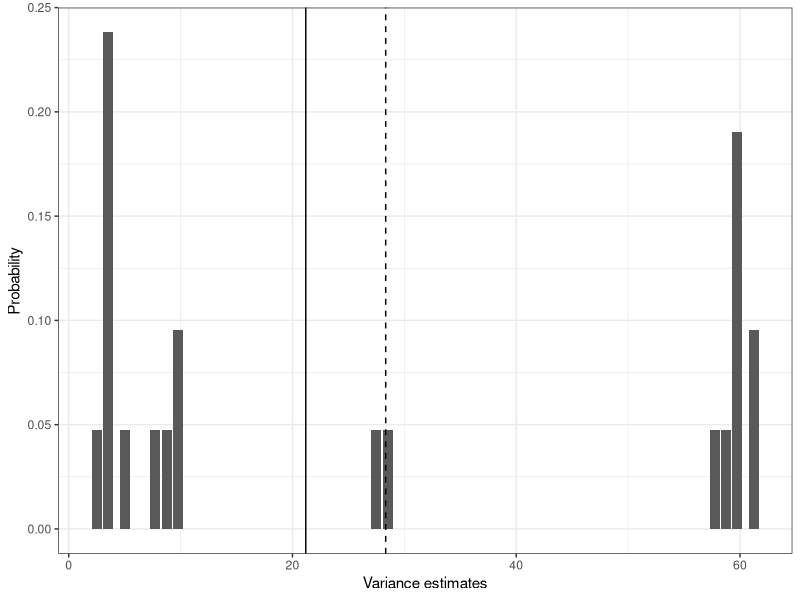

The R script that drew this image:
##' ---
##' output: github_document
##' ---
##' # Setup -------------------------------------------------------------------

##' <!-- Run this file using `rmarkdown::render()` (or `knitr::spin()`) -->
##+ eval=TRUE, echo=FALSE
if (!exists("saveplots_")) saveplots_ <- FALSE

##' <!-- If running interactively in RStudio, may set this eval to TRUE -> 
##+ eval=FALSE
## setwd(dirname(rstudioapi::getActiveDocumentContext()$path))
rm(list = ls())

##' Complete random assignment
n <- 7
n_1_cra <- 2

y_C <- c(10, 15, 20, 20, 10, 15, 15)
y_T <- c(15, 15, 30, 15, 20, 15, 30)
tau <- y_T - y_C
ATE <- mean(tau)

round(x = mean((y_C - mean(y_C)) * (y_T - mean(y_T))), digits = 2)

round(x = mean((y_C - mean(y_C))^2), digits = 2)

round(x = mean((y_T - mean(y_T))^2), digits = 2)

## Don't worry about understanding this line of code
## Just note that it generates all 21 possible assignments
Omega_cra <- apply(X = combn(x = n,
                             m = n_1_cra,
                             simplify = TRUE),
                   MARGIN = 2,
                   FUN = function(x) as.integer(1:n %in% x))

## Assumes uniform random assignment
probs_cra <- rep(x = 1/ncol(Omega_cra), times = ncol(Omega_cra))

## generate observed outcome for each of 21 possible assignments
obs_outs_cra <- sapply(X = 1:ncol(Omega_cra),
                       FUN = function(x) Omega_cra[,x] * y_T + (1 - Omega_cra[,x]) * y_C )

## calculate estimate for each of 21 possible realizations of data
ests_cra <- sapply(X = 1:ncol(Omega_cra),
               FUN = function(x) { mean(obs_outs_cra[,x][which(Omega_cra[,x] == 1)]) - mean(obs_outs_cra[,x][which(Omega_cra[,x] == 0)]) })

obs_outs_cra[,1]
Omega_cra[,1]


## unbiased
ests_cra_EV <- sum(ests_cra * probs_cra)

ests_cra_Var <- mean((ests_cra - ests_cra_EV)^2)

round(x = ests_cra_Var, digits = 2)

## analytic expression for variance
var_y_C <- mean((y_C - mean(y_C))^2)
round(x = var_y_C, digits = 2)
var_y_T <- mean((y_T - mean(y_T))^2)
round(x = var_y_T, digits = 2)
cov_y_C_y_T <- mean((y_C - mean(y_C)) * (y_T - mean(y_T)))
round(x = cov_y_C_y_T, digits = 2)

diff_means_var <- function(.n,
                           .n_t,
                           .y_C,
                           .y_T) {
  
  
  
  var_y_C = mean((.y_C - mean(.y_C))^2)
  
  var_y_T = mean((.y_T - mean(.y_T))^2)
  
  cov_y_C_y_T = mean((.y_C - mean(.y_C)) * (.y_T - mean(.y_T)))
  
  var = (1/(.n - 1)) * ((.n_t * var_y_C) / (.n - .n_t) +
                          
                          (((.n - .n_t) * var_y_T) / .n_t) +
                          
                          (2 * cov_y_C_y_T))
  
  return(var)
  
}


true_var_diff_means_est_cra <- diff_means_var(.n = n,
                                              .n_t = n_1_cra,
                                              .y_C = y_C,
                                              .y_T = y_T)

diff_means_var_est <- function(.n,
                               .n_1,
                               .z,
                               .y) {
  
  obs_y_C = .y[which(.z == 0)]
  obs_y_T = .y[which(.z == 1)]
  
  est_mean_y_C = mean(obs_y_C)
  est_mean_y_T = mean(obs_y_T)
  
  est_var_y_C = ((.n - 1)/(.n * ((.n - .n_1) - 1))) * sum((obs_y_C - est_mean_y_C)^2)
  
  est_var_y_T = ((.n - 1)/(.n * (.n_1 - 1))) * sum((obs_y_T - est_mean_y_T)^2)
  
  return((.n/(.n - 1)) * ( (est_var_y_C/(.n - .n_1)) + (est_var_y_T/.n_1)))
  
  
}

var_ests_cra <- sapply(X = 1:ncol(Omega_cra),
                       FUN = function(x) { diff_means_var_est(.n = n,
                                                              .n_1 = n_1_cra,
                                                              .z = Omega_cra[,x],
                                                              .y = obs_outs_cra[,x]) })
var_ests_cra_EV <- sum(var_ests_cra * probs_cra)
## create dataframe for plot
cra_dist_var_est_data <- data.frame(var_est = var_ests_cra, 
                                    prob = probs_cra)

library(ggplot2)
cra_var_est_dist_plot <- ggplot(data = cra_dist_var_est_data,
                                mapping = aes(x = var_est,
                                              y = prob)) +
  geom_bar(stat = "identity") +
  geom_vline(xintercept = var_ests_cra_EV,
             linetype = "dashed") +
  geom_vline(xintercept = true_var_diff_means_est_cra,
             linetype = "solid") +
  theme_bw() +
  xlab(label = "Variance estimates") +
  ylab(label = "Probability")

cra_var_est_dist_plot

##+ eval=saveplots_
ggsave(plot = cra_var_est_dist_plot,
       file = "cra_var_est_dist_plot.pdf",
       width = 6,
       height = 4,
       units = "in",
       dpi = 600)

##+
asymp_ests_exact <- function(.y_C,
                             .y_T,
                             .prop_T,
                             .h){
  
  y_C = c(.y_C, rep(x = .y_C, times = .h - 1))
  
  y_T = c(.y_T, rep(x = .y_T, times = .h - 1))
  
  Omega = apply(X = combn(x = length(y_C),
                          m = length(y_C) * .prop_T,
                          simplify = TRUE),
                MARGIN = 2,
                FUN = function(x) as.integer(1:(length(y_C)) %in% x))
  
  obs_pot_outs = sapply(X = 1:ncol(Omega),
                        FUN = function(x) { y_T * Omega[,x] + y_C * (1 - Omega[,x]) })
  
  diff_means_ests = sapply(X = 1:ncol(Omega),
                           FUN = function(x) { mean(obs_pot_outs[,x][Omega[,x] == 1]) -
                               mean(obs_pot_outs[,x][Omega[,x] == 0]) })
  
  return(diff_means_ests)
  
}


## Show asymptotic properties
asymp_ests_approx <- function(.y_C,
                              .y_T,
                              .prop_T,
                              .h){
  
  y_C = c(.y_C, rep(x = .y_C, times = .h - 1))
  
  y_T = c(.y_T, rep(x = .y_T, times = .h - 1))
  
  true_EV_diff_means_est = mean(y_T) - mean(y_C)
  
  true_var_diff_means_est = diff_means_var(.n = length(y_C),
                                           .n_t = length(y_C) * .prop_T,
                                           .y_C = y_C,
                                           .y_T = y_T)
  
  return(rnorm(n = 10^3,
               mean = true_EV_diff_means_est,
               sd = sqrt(true_var_diff_means_est)))
  
}

ests_plot_data <- data.frame(est = c(ests_cra,
                                     asymp_ests_exact(.y_C = y_C, .y_T = y_T, .prop_T = (2/7), .h = 3),
                                     asymp_ests_approx(.y_C = y_C, .y_T = y_T, .prop_T = (2/7), .h = 15),
                                     asymp_ests_approx(.y_C = y_C, .y_T = y_T, .prop_T = (2/7), .h = 150)),
                             N = c(rep(x = "N = 7", times = length(ests_cra)),
                                   rep(x = "N = 21", times = choose(21, 6)),
                                   rep(x = "N = 100", times = 10^3),
                                   rep(x = "N = 1000", times = 10^3)))
ests_plot_data$N <- factor(x = ests_plot_data$N, levels = c("N = 7", "N = 21", "N = 100", "N = 1000"))


asymp_ests_plot <- ggplot(data = ests_plot_data,
                              mapping = aes(x = est)) +
  geom_histogram() +
  xlab(label = "Diff-in-Means estimates") +
  ylab(label = "Probability") +
  theme_bw() +
  facet_wrap(facets = .~ N,
             nrow = 1,
             ncol = 4,
             scales = "free_y") +
  theme(axis.ticks.y = element_blank(),
        axis.text.y = element_blank())


##+ eval=saveplots_
ggsave(plot = asymp_ests_plot,
       file = "asymp_ests_plot.pdf",
       width = 6,
       height = 4,
       units = "in",
       dpi = 600)

##+
h <- 1
prop_T <- (2/7)
y_C = c(y_C, rep(x = y_C, times = h - 1))

y_T = c(y_T, rep(x = y_T, times = h - 1))

true_EV_diff_means_est = mean(y_T) - mean(y_C)

true_var_diff_means_est = diff_means_var(.n = length(y_C),
                                         .n_t = length(y_C) * prop_T,
                                         .y_C = y_C,
                                         .y_T = y_T)

stand_ests_plot_data <- data.frame(est = c( (ests_cra - 5) / sqrt(21.19048),
                                     (asymp_ests_exact(.y_C = y_C, .y_T = y_T, .prop_T = (2/7), .h = 3) - 5) / sqrt(6.357143),
                                     (asymp_ests_approx(.y_C = y_C, .y_T = y_T, .prop_T = (2/7), .h = 15) - 5) / sqrt(0.4049136),
                                     (asymp_ests_approx(.y_C = y_C, .y_T = y_T, .prop_T = (2/7), .h = 150) - 5) / sqrt(0.002690911)),
                             N = c(rep(x = "N = 7", times = length(ests_cra)),
                                   rep(x = "N = 21", times = choose(21, 6)),
                                   rep(x = "N = 100", times = 10^3),
                                   rep(x = "N = 1000", times = 10^3)))
stand_ests_plot_data$N <- factor(x = stand_ests_plot_data$N, levels = c("N = 7", "N = 21", "N = 100", "N = 1000"))


asymp_stand_ests_plot <- ggplot(data = stand_ests_plot_data,
                          mapping = aes(x = est)) +
  geom_histogram() +
  xlab(label = "Standardized Diff-in-Means estimates") +
  ylab(label = "Probability") +
  theme_bw() +
  facet_wrap(facets = .~ N,
             nrow = 1,
             ncol = 4,
             scales = "free") +
  scale_x_continuous(labels = 0, breaks = 1) +
  theme(axis.ticks.y = element_blank(),
        axis.text.y = element_blank())

##+ eval=saveplots_
ggsave(plot = asymp_stand_ests_plot,
       file = "asymp_stand_ests_plot.pdf",
       width = 6,
       height = 4,
       units = "in",
       dpi = 600)
